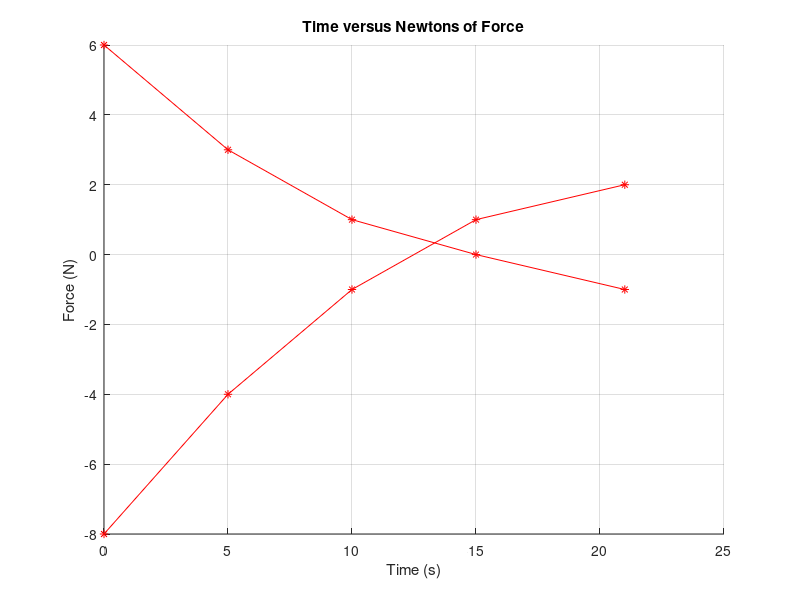
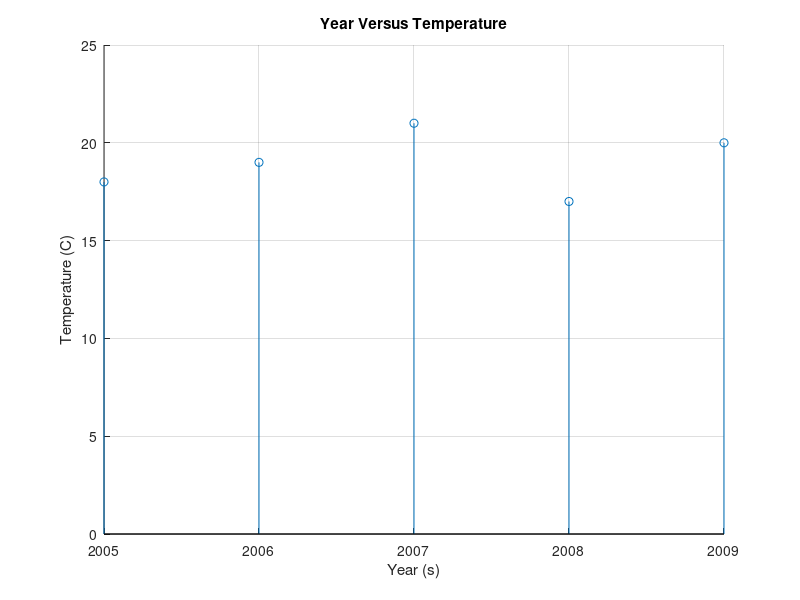
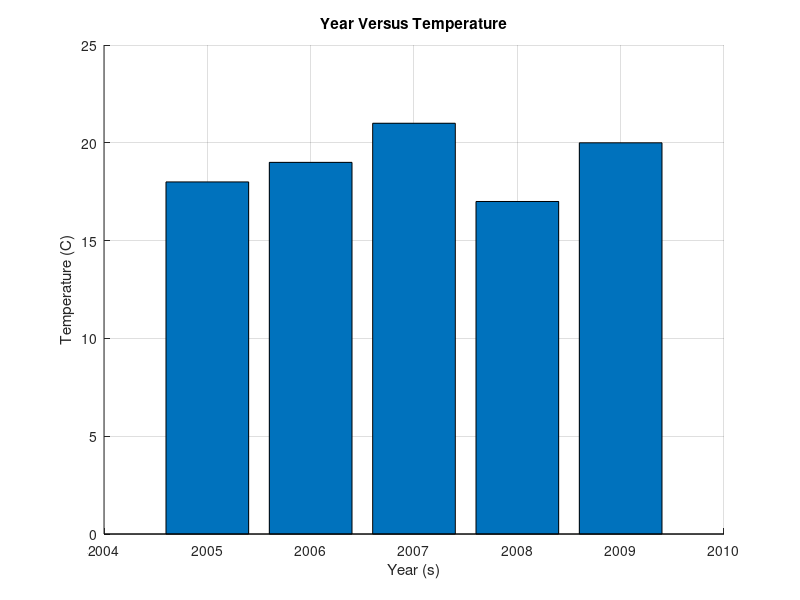
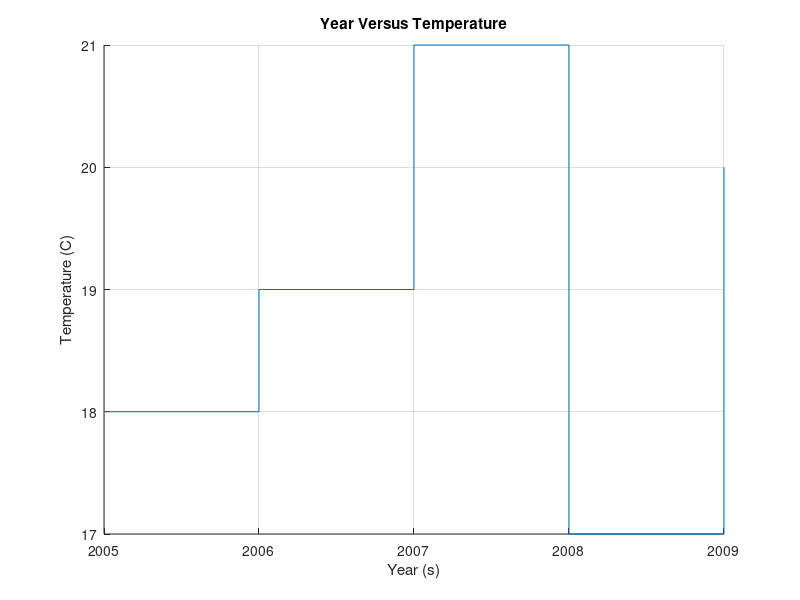

These figures' MATLAB source, in order: (Note: this script raises an error after producing the figures.)
%% Assignment 6 ENGR 220
% Ethan Vosburg

%% Problem 1
% Create vector X as all the integers from 1 to 15. Create vector Y with 15 evenly spaced entries beginning with 
% 2 and ending with 24. Establish variable Z = 12.

% Problem 1 Setup Variables
clc;

x = (1:15);
y = linspace(2, 24, 15);
z = 12;


%% Problem 1a
% Find vector D = X +Y
d = x + y;
fprintf("\nVector d:\n");
disp(d);

%% Problem 1b
% Find vector Q that has 15 entries composed of the first element of X multiplied by the first element of Y, the 
% second element of X multiplied by the second element of Y, etc.
q = x .* y;
fprintf("\nVector q:\n");
disp(q);

%% Problem 1c
% Find vector A that is Z divided by each of the elements of Y.
a = y ./ z;
fprintf("\nArray a:\n");
disp(a);

%% Problem 1d
% Create array B with the first column equal to X, the second column equal to A and the third column equal to Y.
b = [x', a', y'];
fprintf("\nArray b:\n");
disp(b);

%% Problem 1e
% Create array C that has the third through sixth rows of B and all the columns.
c = b(3:6, :);
fprintf("\nArray c:\n");
disp(c);


%% Problem 2
% Plot columns 2 and 3 of the following matrix A versus column 1. The data in 
% column 1 is time (seconds). The data in columns 2 and 3 are forces (Newtons).

% Plot Data
problem2Matrix = [[0 ,-8, 6]; [5, -4, 3]; [10, -1, 1]; [15, 1, 0]; [21, 2, -1]];

figure(21);
problem2Plot = axes();
hold(problem2Plot,'on');

plot(problem2Matrix(:,1), problem2Matrix(:,2:3),'*-r','Parent',problem2Plot);
grid on;

% Create title
title({'Time versus Newtons of Force'});

% Create ylabel
ylabel({'Force (N)'});

% Create xlabel
xlabel({'Time (s)'});

% Set the remaining axes properties
hold(problem2Plot,'off');

%% Problem 3
% The following table shows the average temperature for each year in a certain city. Plot the 
% data as a stem plot, a bar plot, and a stairs plot.

problem3Matrix = [2005:2009; [18, 19, 21, 17, 20]];

figure(31);
problem3Stem = axes();
hold(problem3Stem,'on');

stem(problem3Matrix(1,:), problem3Matrix(2,:), 'parent', problem3Stem);
grid on;

% Create title
title({'Year Versus Temperature'});

% Create ylabel
ylabel({'Temperature (C)'});

% Create xlabel
xlabel({'Year (s)'});

% Set the remaining axes properties
hold(problem3Stem,'off');

figure(32);
problem3Bar = axes();
hold(problem3Bar,'on');

bar(problem3Matrix(1,:), problem3Matrix(2,:), 'parent', problem3Bar);
grid on;

% Create title
title({'Year Versus Temperature'});

% Create ylabel
ylabel({'Temperature (C)'});

% Create xlabel
xlabel({'Year (s)'});

% Set the remaining axes properties
hold(problem3Bar,'off');

figure(33);
problem3Stairs = axes();
hold(problem3Stairs,'on');

stairs(problem3Matrix(1,:), problem3Matrix(2,:), 'parent', problem3Stairs);
grid on;

% Create title
title({'Year Versus Temperature'});

% Create ylabel
ylabel({'Temperature (C)'});

% Create xlabel
xlabel({'Year (s)'});

% Set the remaining axes properties
hold(problem3Stairs,'off');


%% Problem 4
% The future amount F of a principal P (present amount) invested in a savings account for a 
% period of time paying an annual interest rate r (APR = Annual Percentage Rate) is given by:
%
% $$ F = P \left( 1+ {r \over n} \right)^{nt} $$
%
% where n is the number of times per year the interest is compounded and t is the number of 
% years. Example: for a 30 year home loan compounded monthly at an APR of 3.00%, n = 12 (12 
% months per year), t = 30 years, and r = 0.03 (3.00%). For continuous compounding, F = Pert. 
% Suppose $10,000 is initially invested at 3.5% APR (r = 0.035). Plot F versus t for 0 < t < 
% 20 years for four cases: continuous compounding, annual compounding (n = 1), quarterly 
% compounding (n = 4), monthly compounding (n = 12). Show all four cases on the same subplot 
% and label each curve. On a second subplot, plot the difference between the amounts obtained 
% from continuous compounding and the other three cases.

% % Given

principal = 10000; % Initial amount
apr = 0.035; % APR

figure(41);
% problem4fplot = axes();
% hold(problem4fplot,'on');
subplot(2,1,1)
xlabel("Time(Years)")
ylabel("Future Amount($)")
title("Future Amount versus Time")
hold on;
grid on;
fplot(@(t) principal*(1+apr/1)^(1*t), [0,20], 'r');
fplot(@(t) principal*(1+apr/4)^(4*t), [0,20], 'g');
fplot(@(t) principal*(1+apr/12)^(12*t), [0,20], 'b');

subplot(2,1,2)
xlabel("Time(Years)")
ylabel("Difference from Continuous($)")
title("Difference from Continuous versus Time")
hold on;
grid on;
fplot(@(t) principal*exp(apr * t) - principal*(1+apr/1)^(1*t), [0,20], 'r');
fplot(@(t) principal*exp(apr * t) -principal*(1+apr/4)^(4*t), [0,20], 'g');
fplot(@(t) principal*exp(apr * t) -principal*(1+apr/12)^(12*t), [0,20], 'b');
grid on;


%% Problem 5
% The grades of 80 students were distributed as follows
% Use the pie chart function pie to plot the grade distribution. Add the title “Grade 
% Distribution” to the chart. Use the gtext function or the plot editor to add the letter 
% grades to the sections of the pie chart.

problem5Data = [23,32,19,6];
problem5Labels = ["A","B","C","D"];

figure(51);
problem5Pie = pie(problem5Data, problem5Labels);

% Create title
title("Grade Distribution");